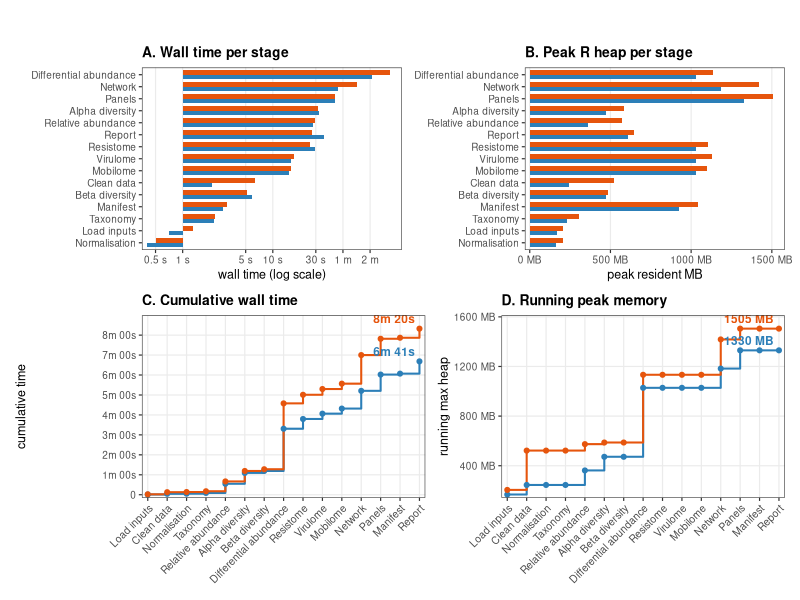
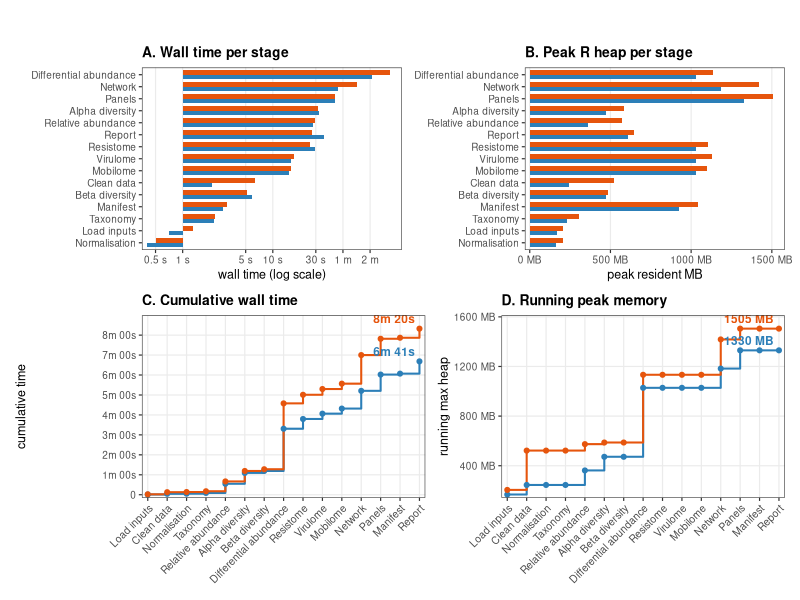

Source code (R) for these figures, in order:
suppressPackageStartupMessages({
  library(ggplot2)
  library(patchwork)
  library(dplyr)
  library(tidyr)
  library(scales)
})

# Per-stage wall time (seconds) and peak R-process heap (MB) from manuscript
# Table 1 (commit eee122c, 2026-06-23 sequential run; logs at
# scripts/_table1_b{1,2}_20260623_182351.log).
stages <- tibble::tribble(
  ~stage,                  ~order, ~b1_sec, ~b1_mb, ~b2_sec, ~b2_mb,
  "load_inputs",                1,    0.7,    168,    1.3,    205,
  "clean_data",                 2,    2.1,    245,    6.4,    522,
  "normalisation",              3,    0.4,    160,    0.5,    205,
  "taxonomy",                   4,    2.2,    230,    2.3,    308,
  "relative_abundance",         5,   27.6,    362,   29.6,    574,
  "alpha_diversity",            6,   32.6,    472,   31.4,    587,
  "beta_diversity",             7,    5.9,    472,    5.2,    482,
  "differential_abundance",     8,  127.0,   1028,  198.0,   1133,
  "resistome",                  9,   29.3,   1028,   25.9,   1102,
  "virulome",                  10,   16.0,   1028,   17.3,   1132,
  "mobilome",                  11,   15.3,   1028,   16.1,   1100,
  "network",                   12,   53.3,   1183,   86.0,   1418,
  "panels",                    13,   49.0,   1330,   49.0,   1505,
  "manifest",                  14,    2.8,    922,    3.1,   1040,
  "report",                    15,   36.9,    611,   27.4,    647
)

cohort_colors <- c(B1 = "#2c7fb8", B2 = "#e6550d")
cohort_labels <- c(
  B1 = "B1  Chicken batch 1 (n = 18)",
  B2 = "B2  Chicken batch 2 (n = 32)"
)

pretty_stage <- function(s) {
  s <- gsub("_", " ", s)
  paste0(toupper(substr(s, 1, 1)), substr(s, 2, nchar(s)))
}

fmt_duration <- function(sec) {
  vapply(sec, function(s) {
    if (s < 60) {
      if (s < 10) sprintf("%.1f s", s) else sprintf("%.0f s", s)
    } else {
      m <- floor(s / 60); r <- round(s - 60 * m)
      sprintf("%dm %02ds", m, r)
    }
  }, character(1))
}

stage_order_by_b2 <- stages %>%
  arrange(desc(b2_sec)) %>%
  pull(stage)

# ----- Panel A: wall time per stage -----
runtime_long <- stages %>%
  select(stage, B1 = b1_sec, B2 = b2_sec) %>%
  pivot_longer(c(B1, B2), names_to = "cohort", values_to = "sec") %>%
  mutate(
    stage = factor(pretty_stage(stage), levels = rev(pretty_stage(stage_order_by_b2))),
    cohort = factor(cohort, levels = c("B1", "B2"))
  )

panel_a <- ggplot(runtime_long, aes(x = sec, y = stage, fill = cohort)) +
  geom_col(position = position_dodge(width = 0.75), width = 0.7) +
  scale_x_log10(
    breaks = c(0.5, 1, 5, 10, 30, 60, 120, 300),
    labels = c("0.5 s", "1 s", "5 s", "10 s", "30 s", "1 m", "2 m", "5 m"),
    expand = expansion(mult = c(0.02, 0.05))
  ) +
  scale_fill_manual(values = cohort_colors, labels = cohort_labels) +
  labs(
    title = "A. Wall time per stage",
    x = "wall time (log scale)",
    y = NULL,
    fill = NULL
  ) +
  theme_bw(base_size = 9) +
  theme(
    plot.title = element_text(face = "bold", size = 10),
    panel.grid.minor = element_blank(),
    panel.grid.major.y = element_blank(),
    legend.position = "none"
  )

# ----- Panel B: peak memory per stage (same stage order as A) -----
mem_long <- stages %>%
  select(stage, B1 = b1_mb, B2 = b2_mb) %>%
  pivot_longer(c(B1, B2), names_to = "cohort", values_to = "mb") %>%
  mutate(
    stage = factor(pretty_stage(stage), levels = rev(pretty_stage(stage_order_by_b2))),
    cohort = factor(cohort, levels = c("B1", "B2"))
  )

panel_b <- ggplot(mem_long, aes(x = mb, y = stage, fill = cohort)) +
  geom_col(position = position_dodge(width = 0.75), width = 0.7) +
  scale_x_continuous(
    breaks = c(0, 500, 1000, 1500),
    labels = function(x) paste0(x, " MB"),
    expand = expansion(mult = c(0.02, 0.05))
  ) +
  scale_fill_manual(values = cohort_colors, labels = cohort_labels) +
  labs(
    title = "B. Peak R heap per stage",
    x = "peak resident MB",
    y = NULL,
    fill = NULL
  ) +
  theme_bw(base_size = 9) +
  theme(
    plot.title = element_text(face = "bold", size = 10),
    panel.grid.minor = element_blank(),
    panel.grid.major.y = element_blank(),
    legend.position = "none"
  )

# ----- Panel C: cumulative runtime in pipeline order -----
cum_runtime <- stages %>%
  arrange(order) %>%
  mutate(B1 = cumsum(b1_sec), B2 = cumsum(b2_sec)) %>%
  select(order, stage, B1, B2) %>%
  pivot_longer(c(B1, B2), names_to = "cohort", values_to = "cum_sec") %>%
  mutate(cohort = factor(cohort, levels = c("B1", "B2")))

end_labels_c <- cum_runtime %>%
  group_by(cohort) %>%
  filter(order == max(order)) %>%
  ungroup() %>%
  mutate(label = fmt_duration(cum_sec))

panel_c <- ggplot(cum_runtime, aes(x = order, y = cum_sec, color = cohort)) +
  geom_step(linewidth = 0.7) +
  geom_point(size = 1.4) +
  geom_text(
    data = end_labels_c,
    aes(label = label),
    hjust = 1.1, vjust = -0.6, size = 3, fontface = "bold", show.legend = FALSE
  ) +
  scale_x_continuous(
    breaks = stages$order,
    labels = pretty_stage(stages$stage),
    expand = expansion(add = c(0.3, 0.3))
  ) +
  scale_y_continuous(
    breaks = c(0, 60, 120, 180, 240, 300, 360, 420, 480),
    labels = function(s) ifelse(s == 0, "0", fmt_duration(s)),
    expand = expansion(mult = c(0.02, 0.08))
  ) +
  scale_color_manual(values = cohort_colors, labels = cohort_labels) +
  labs(
    title = "C. Cumulative wall time",
    x = NULL,
    y = "cumulative time",
    color = NULL
  ) +
  theme_bw(base_size = 9) +
  theme(
    plot.title = element_text(face = "bold", size = 10),
    axis.text.x = element_text(angle = 45, hjust = 1, vjust = 1, size = 7.5),
    panel.grid.minor = element_blank(),
    legend.position = "none"
  )

# ----- Panel D: running peak memory in pipeline order -----
run_peak <- stages %>%
  arrange(order) %>%
  mutate(B1 = cummax(b1_mb), B2 = cummax(b2_mb)) %>%
  select(order, stage, B1, B2) %>%
  pivot_longer(c(B1, B2), names_to = "cohort", values_to = "max_mb") %>%
  mutate(cohort = factor(cohort, levels = c("B1", "B2")))

end_labels_d <- run_peak %>%
  group_by(cohort) %>%
  filter(order == max(order)) %>%
  ungroup() %>%
  mutate(label = sprintf("%d MB", max_mb))

panel_d <- ggplot(run_peak, aes(x = order, y = max_mb, color = cohort)) +
  geom_step(linewidth = 0.7) +
  geom_point(size = 1.4) +
  geom_text(
    data = end_labels_d,
    aes(label = label),
    hjust = 1.1, vjust = -0.6, size = 3, fontface = "bold", show.legend = FALSE
  ) +
  scale_x_continuous(
    breaks = stages$order,
    labels = pretty_stage(stages$stage),
    expand = expansion(add = c(0.3, 0.3))
  ) +
  scale_y_continuous(
    labels = function(x) paste0(x, " MB"),
    expand = expansion(mult = c(0.02, 0.08))
  ) +
  scale_color_manual(values = cohort_colors, labels = cohort_labels) +
  labs(
    title = "D. Running peak memory",
    x = NULL,
    y = "running max heap",
    color = NULL
  ) +
  theme_bw(base_size = 9) +
  theme(
    plot.title = element_text(face = "bold", size = 10),
    axis.text.x = element_text(angle = 45, hjust = 1, vjust = 1, size = 7.5),
    panel.grid.minor = element_blank(),
    legend.position = "none"
  )

# ----- Assemble -----
shared_legend <- ggplot(runtime_long, aes(x = sec, y = stage, fill = cohort)) +
  geom_col() +
  scale_fill_manual(values = cohort_colors, labels = cohort_labels) +
  labs(fill = NULL) +
  theme_bw(base_size = 9) +
  theme(
    legend.position = "top",
    legend.key.size = unit(0.4, "cm"),
    legend.text = element_text(size = 9)
  )

legend_grob <- cowplot::get_legend(shared_legend)

fig2 <- (
  (panel_a | panel_b) /
  (panel_c | panel_d)
) +
  plot_annotation(theme = theme(plot.margin = margin(2, 2, 2, 2)))

fig2_with_legend <- patchwork::wrap_elements(legend_grob) / fig2 +
  plot_layout(heights = c(0.04, 1))

out_dir <- "C:/Users/julio/Desktop/Metagenomics_pipeline_automation/docs/manuscript"
png_path  <- file.path(out_dir, "figure2_pipeline_performance.png")
tiff_path <- file.path(out_dir, "figure2_pipeline_performance.tiff")

ggsave(
  png_path, fig2_with_legend,
  width = 190, height = 200, units = "mm", dpi = 300
)
ggsave(
  tiff_path, fig2_with_legend,
  width = 190, height = 200, units = "mm", dpi = 300,
  compression = "lzw"
)

message("Wrote ", png_path)
message("Wrote ", tiff_path)
